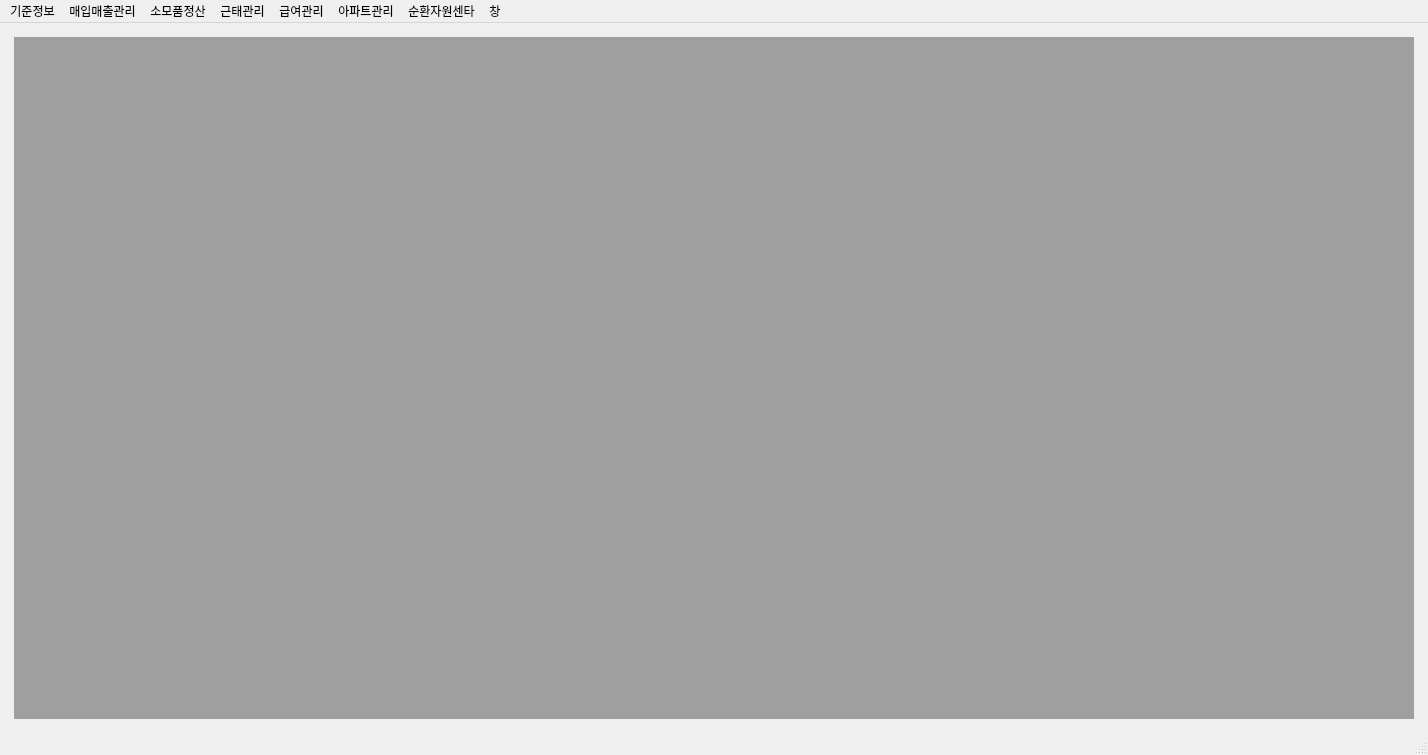
<?xml version="1.0" encoding="UTF-8"?>
<ui version="4.0">
 <class>MainWindow</class>
 <widget class="QMainWindow" name="MainWindow">
  <property name="geometry">
   <rect>
    <x>0</x>
    <y>0</y>
    <width>1428</width>
    <height>755</height>
   </rect>
  </property>
  <property name="sizePolicy">
   <sizepolicy hsizetype="Expanding" vsizetype="Expanding">
    <horstretch>0</horstretch>
    <verstretch>0</verstretch>
   </sizepolicy>
  </property>
  <property name="windowTitle">
   <string>매입 매출 마스터 관리</string>
  </property>
  <widget class="QWidget" name="centralwidget">
   <layout class="QGridLayout" name="gridLayout_2">
    <item row="0" column="0">
     <layout class="QGridLayout" name="gridLayout">
      <property name="leftMargin">
       <number>5</number>
      </property>
      <property name="topMargin">
       <number>5</number>
      </property>
      <property name="rightMargin">
       <number>5</number>
      </property>
      <property name="bottomMargin">
       <number>5</number>
      </property>
      <item row="0" column="0">
       <widget class="QMdiArea" name="mdiArea"/>
      </item>
     </layout>
    </item>
   </layout>
  </widget>
  <widget class="QMenuBar" name="menubar">
   <property name="geometry">
    <rect>
     <x>0</x>
     <y>0</y>
     <width>1428</width>
     <height>21</height>
    </rect>
   </property>
   <widget class="QMenu" name="menu_basic_info">
    <property name="title">
     <string>기준정보</string>
    </property>
    <widget class="QMenu" name="menu_basic_info_cars">
     <property name="title">
      <string>차량관리</string>
     </property>
     <addaction name="sel_employeecar"/>
     <addaction name="sel_customercar"/>
     <addaction name="sel_delivery"/>
    </widget>
    <widget class="QMenu" name="menu_basic_info_arap">
     <property name="title">
      <string>매입매출</string>
     </property>
     <widget class="QMenu" name="menu_basic_info_items">
      <property name="title">
       <string>품목관리</string>
      </property>
      <addaction name="sel_ap_product"/>
      <addaction name="sel_nr_salesitem"/>
     </widget>
     <widget class="QMenu" name="menu_basic_info_price">
      <property name="title">
       <string>단가관리</string>
      </property>
      <addaction name="sel_ap_cost"/>
      <addaction name="sel_nr_salesprice"/>
     </widget>
     <addaction name="menu_basic_info_items"/>
     <addaction name="menu_basic_info_price"/>
    </widget>
    <widget class="QMenu" name="menu_basic_info_cuonsumabels">
     <property name="title">
      <string>소모품</string>
     </property>
     <widget class="QMenu" name="menu_basic_info_consumables_unitprice">
      <property name="title">
       <string>단가관리</string>
      </property>
      <addaction name="sel_consumable_inprice"/>
      <addaction name="sel_consumable_outprice"/>
     </widget>
     <addaction name="sel_consumable_product"/>
     <addaction name="menu_basic_info_consumables_unitprice"/>
     <addaction name="sel_conversion"/>
    </widget>
    <widget class="QMenu" name="menu_basic_info_apt">
     <property name="title">
      <string>아파트관리</string>
     </property>
     <addaction name="sel_apt_master"/>
     <addaction name="sel_apt_contact"/>
     <addaction name="sel_apt_address"/>
     <addaction name="sel_apt_bankaccno"/>
    </widget>
    <widget class="QMenu" name="menu_basic_info_employee">
     <property name="title">
      <string>직원관리</string>
     </property>
     <widget class="QMenu" name="menu_3">
      <property name="title">
       <string>기준정보</string>
      </property>
      <addaction name="sel_employee"/>
      <addaction name="sel_phoneno"/>
      <addaction name="sel_regno"/>
      <addaction name="sel_address"/>
      <addaction name="sel_bankaccno"/>
     </widget>
     <addaction name="menu_3"/>
     <addaction name="sel_salary_employeeinfo"/>
     <addaction name="sel_gpaiinfo"/>
    </widget>
    <widget class="QMenu" name="menu_4">
     <property name="title">
      <string>거래처관리</string>
     </property>
     <addaction name="sel_customer"/>
     <addaction name="sel_cusphoneno"/>
     <addaction name="sel_cuscorpno"/>
     <addaction name="sel_customeraddress"/>
     <addaction name="sel_customerbkaccno"/>
    </widget>
    <addaction name="menu_basic_info_employee"/>
    <addaction name="menu_4"/>
    <addaction name="separator"/>
    <addaction name="menu_basic_info_cars"/>
    <addaction name="separator"/>
    <addaction name="menu_basic_info_arap"/>
    <addaction name="separator"/>
    <addaction name="menu_basic_info_cuonsumabels"/>
    <addaction name="separator"/>
    <addaction name="menu_basic_info_apt"/>
    <addaction name="separator"/>
    <addaction name="DB_update"/>
   </widget>
   <widget class="QMenu" name="menu_window">
    <property name="title">
     <string>창</string>
    </property>
    <addaction name="action_cascade"/>
   </widget>
   <widget class="QMenu" name="menu_arap">
    <property name="title">
     <string>매입매출관리</string>
    </property>
    <widget class="QMenu" name="menu_arap_receivables">
     <property name="title">
      <string>매출입력</string>
     </property>
     <addaction name="sel_arfileopen"/>
     <addaction name="sel_artoap"/>
     <addaction name="sel_arclosing"/>
    </widget>
    <widget class="QMenu" name="menu_arap_payables">
     <property name="title">
      <string>매입입력</string>
     </property>
     <addaction name="sel_apfileopen"/>
     <addaction name="sel_apslip"/>
     <addaction name="sel_apcheckttl"/>
     <addaction name="sel_apcheck"/>
    </widget>
    <addaction name="menu_arap_receivables"/>
    <addaction name="separator"/>
    <addaction name="menu_arap_payables"/>
   </widget>
   <widget class="QMenu" name="menu_consumables">
    <property name="title">
     <string>소모품정산</string>
    </property>
    <widget class="QMenu" name="menu_consumables_management">
     <property name="title">
      <string>소모품관리</string>
     </property>
     <widget class="QMenu" name="menu_consumables_closing">
      <property name="title">
       <string>마감관리</string>
      </property>
      <addaction name="sel_closing_receipt"/>
      <addaction name="sel_closing_sales"/>
     </widget>
     <addaction name="sel_consumable_receipt"/>
     <addaction name="sel_consumable_sales"/>
     <addaction name="sel_consumable_inventory"/>
     <addaction name="menu_consumables_closing"/>
    </widget>
    <addaction name="menu_consumables_management"/>
   </widget>
   <widget class="QMenu" name="menu_salary">
    <property name="title">
     <string>급여관리</string>
    </property>
    <widget class="QMenu" name="menu_cal_salary">
     <property name="title">
      <string>급여모의계산</string>
     </property>
     <addaction name="sel_salary_outh_basic"/>
     <addaction name="sel_salary_inh_basic"/>
    </widget>
    <widget class="QMenu" name="menu_cal_ot">
     <property name="title">
      <string>특근시간계산</string>
     </property>
     <addaction name="sel_salary_outh_ot"/>
     <addaction name="sel_salary_inh_ot"/>
    </widget>
    <widget class="QMenu" name="menu_5">
     <property name="title">
      <string>월별지급금액산정</string>
     </property>
     <widget class="QMenu" name="menu_6">
      <property name="title">
       <string>물품대</string>
      </property>
      <widget class="QMenu" name="menu_7">
       <property name="title">
        <string>지원금정산</string>
       </property>
       <widget class="QMenu" name="menu_9">
        <property name="title">
         <string>아파트</string>
        </property>
        <addaction name="sel_supportaptinfo"/>
        <addaction name="sel_supportaptgen"/>
        <addaction name="sel_supportaptview"/>
       </widget>
       <widget class="QMenu" name="menu_10">
        <property name="title">
         <string>기타</string>
        </property>
        <addaction name="action_23"/>
        <addaction name="action_24"/>
        <addaction name="action_25"/>
       </widget>
       <addaction name="menu_9"/>
       <addaction name="menu_10"/>
      </widget>
      <widget class="QMenu" name="menu_8">
       <property name="title">
        <string>물품대정산</string>
       </property>
       <addaction name="sel_genbkaccproduct"/>
       <addaction name="sel_paymentproduct"/>
       <addaction name="sel_genbkacccheck"/>
      </widget>
      <widget class="QMenu" name="menu_11">
       <property name="title">
        <string>상해보험정산</string>
       </property>
       <addaction name="sel_gpaigen"/>
       <addaction name="sel_gpaiview"/>
      </widget>
      <widget class="QMenu" name="menu_12">
       <property name="title">
        <string>주유대정산</string>
       </property>
       <addaction name="sel_oilusage"/>
       <addaction name="sel_oilusageclosing"/>
       <addaction name="sel_oilusagecom"/>
       <addaction name="sel_oilusageemp"/>
      </widget>
      <widget class="QMenu" name="menu_13">
       <property name="title">
        <string>아파트관련 공제금정산</string>
       </property>
       <widget class="QMenu" name="menu_14">
        <property name="title">
         <string>아파트</string>
        </property>
        <addaction name="action_28"/>
        <addaction name="action_30"/>
        <addaction name="action_31"/>
       </widget>
       <widget class="QMenu" name="menu_15">
        <property name="title">
         <string>기타</string>
        </property>
        <addaction name="action_32"/>
        <addaction name="action_34"/>
        <addaction name="action_35"/>
       </widget>
       <addaction name="menu_14"/>
       <addaction name="menu_15"/>
      </widget>
      <widget class="QMenu" name="menu_16">
       <property name="title">
        <string>식대정산</string>
       </property>
       <addaction name="action_36"/>
       <addaction name="action_38"/>
       <addaction name="action_39"/>
       <addaction name="action_40"/>
      </widget>
      <widget class="QMenu" name="menu_17">
       <property name="title">
        <string>소모품정산</string>
       </property>
       <addaction name="action_42"/>
       <addaction name="action_43"/>
       <addaction name="action_54"/>
      </widget>
      <widget class="QMenu" name="menu_18">
       <property name="title">
        <string>기타정산</string>
       </property>
       <addaction name="action_55"/>
       <addaction name="action_56"/>
       <addaction name="action_57"/>
      </widget>
      <addaction name="menu_8"/>
      <addaction name="menu_7"/>
      <addaction name="menu_11"/>
      <addaction name="menu_12"/>
      <addaction name="menu_13"/>
      <addaction name="menu_16"/>
      <addaction name="menu_17"/>
      <addaction name="menu_18"/>
     </widget>
     <addaction name="menu_6"/>
     <addaction name="action_12"/>
    </widget>
    <addaction name="sel_salary_calmaster"/>
    <addaction name="separator"/>
    <addaction name="menu_cal_ot"/>
    <addaction name="menu_cal_salary"/>
    <addaction name="separator"/>
    <addaction name="sel_salary_pension"/>
    <addaction name="separator"/>
    <addaction name="sel_advancepay"/>
    <addaction name="separator"/>
    <addaction name="menu_5"/>
    <addaction name="separator"/>
    <addaction name="sel_salary_annalleave"/>
    <addaction name="separator"/>
    <addaction name="sel_salary_retirementpay"/>
   </widget>
   <widget class="QMenu" name="menu_aptmanagement">
    <property name="title">
     <string>아파트관리</string>
    </property>
    <widget class="QMenu" name="menu_aptmanagement_contract">
     <property name="title">
      <string>계약관리</string>
     </property>
     <widget class="QMenu" name="menu_2">
      <property name="title">
       <string>헌옷</string>
      </property>
      <addaction name="sel_aptcloth_btb"/>
      <addaction name="action_7"/>
     </widget>
     <addaction name="sel_apt_contract"/>
     <addaction name="sel_apt_contractpic"/>
     <addaction name="sel_apt_report"/>
     <addaction name="menu_2"/>
    </widget>
    <widget class="QMenu" name="menu_aptmanagement_quotations">
     <property name="title">
      <string>견적관리</string>
     </property>
     <addaction name="action_14"/>
     <addaction name="action_15"/>
     <addaction name="action_16"/>
     <addaction name="action_17"/>
     <addaction name="action_18"/>
     <addaction name="action_19"/>
     <addaction name="action_20"/>
     <addaction name="action_21"/>
    </widget>
    <addaction name="menu_aptmanagement_contract"/>
    <addaction name="menu_aptmanagement_quotations"/>
    <addaction name="action_8"/>
    <addaction name="action_10"/>
    <addaction name="action"/>
   </widget>
   <widget class="QMenu" name="menu_recycling">
    <property name="title">
     <string>순환자원센타</string>
    </property>
    <addaction name="sel_reinfo"/>
   </widget>
   <widget class="QMenu" name="menu">
    <property name="title">
     <string>근태관리</string>
    </property>
    <addaction name="sel_absenteeism"/>
    <addaction name="action_3"/>
   </widget>
   <addaction name="menu_basic_info"/>
   <addaction name="menu_arap"/>
   <addaction name="menu_consumables"/>
   <addaction name="menu"/>
   <addaction name="menu_salary"/>
   <addaction name="menu_aptmanagement"/>
   <addaction name="menu_recycling"/>
   <addaction name="menu_window"/>
  </widget>
  <widget class="QStatusBar" name="statusbar"/>
  <action name="sel_nr_salesitem">
   <property name="text">
    <string>매출품목관리</string>
   </property>
  </action>
  <action name="action_cascade">
   <property name="text">
    <string>정렬하기</string>
   </property>
  </action>
  <action name="sel_customercar">
   <property name="text">
    <string>거래처차량관리</string>
   </property>
  </action>
  <action name="sel_employeecar">
   <property name="text">
    <string>직원차량관리</string>
   </property>
  </action>
  <action name="sel_delivery">
   <property name="text">
    <string>하역방법</string>
   </property>
  </action>
  <action name="sel_nr_salesprice">
   <property name="text">
    <string>매출단가관리</string>
   </property>
  </action>
  <action name="sel_ap_product">
   <property name="text">
    <string>매입품목관리</string>
   </property>
  </action>
  <action name="sel_ap_cost">
   <property name="text">
    <string>매입단가관리 </string>
   </property>
  </action>
  <action name="sel_arfileopen">
   <property name="text">
    <string>매출입력시트 열기</string>
   </property>
  </action>
  <action name="sel_artoap">
   <property name="text">
    <string>매출to매입</string>
   </property>
  </action>
  <action name="sel_arclosing">
   <property name="text">
    <string>월결산</string>
   </property>
  </action>
  <action name="sel_apfileopen">
   <property name="text">
    <string>매입입력시트열기</string>
   </property>
  </action>
  <action name="sel_apslip">
   <property name="text">
    <string>매입영수증</string>
   </property>
  </action>
  <action name="sel_apcheckttl">
   <property name="text">
    <string>매입종합</string>
   </property>
  </action>
  <action name="sel_apcheck">
   <property name="text">
    <string>매입보고서</string>
   </property>
  </action>
  <action name="sel_consumable_receipt">
   <property name="text">
    <string>입고관리</string>
   </property>
  </action>
  <action name="sel_consumable_sales">
   <property name="text">
    <string>출고관리</string>
   </property>
  </action>
  <action name="sel_consumable_inventory">
   <property name="text">
    <string>재고관리</string>
   </property>
  </action>
  <action name="sel_closing_receipt">
   <property name="text">
    <string>입고마감</string>
   </property>
  </action>
  <action name="sel_closing_sales">
   <property name="text">
    <string>출고마감</string>
   </property>
  </action>
  <action name="sel_consumable_product">
   <property name="text">
    <string>품목관리</string>
   </property>
  </action>
  <action name="sel_conversion">
   <property name="text">
    <string>단위환산</string>
   </property>
  </action>
  <action name="sel_consumable_inprice">
   <property name="text">
    <string>매입단가관리</string>
   </property>
  </action>
  <action name="sel_consumable_outprice">
   <property name="text">
    <string>매출단가관리</string>
   </property>
  </action>
  <action name="sel_salary_calmaster">
   <property name="text">
    <string>기준달력관리</string>
   </property>
  </action>
  <action name="sel_apt_master">
   <property name="text">
    <string>아파트마스터</string>
   </property>
  </action>
  <action name="sel_apt_contact">
   <property name="text">
    <string>아파트연락처</string>
   </property>
  </action>
  <action name="sel_apt_address">
   <property name="text">
    <string>아파트주소</string>
   </property>
  </action>
  <action name="action_8">
   <property name="text">
    <string>사업실적보고서관리</string>
   </property>
  </action>
  <action name="sel_reinfo">
   <property name="text">
    <string>순환자원마스터</string>
   </property>
  </action>
  <action name="action_10">
   <property name="text">
    <string>클레임관리</string>
   </property>
  </action>
  <action name="sel_apt_contract">
   <property name="text">
    <string>재활용품계약내용</string>
   </property>
  </action>
  <action name="sel_apt_contractpic">
   <property name="text">
    <string>담당자</string>
   </property>
  </action>
  <action name="sel_apt_report">
   <property name="text">
    <string>보고서</string>
   </property>
  </action>
  <action name="action_14">
   <property name="text">
    <string>재활용품</string>
   </property>
  </action>
  <action name="action_15">
   <property name="text">
    <string>헌옷</string>
   </property>
  </action>
  <action name="action_16">
   <property name="text">
    <string>기피품목</string>
   </property>
  </action>
  <action name="action_17">
   <property name="text">
    <string>전지목</string>
   </property>
  </action>
  <action name="action_18">
   <property name="text">
    <string>재활용품대</string>
   </property>
  </action>
  <action name="action_19">
   <property name="text">
    <string>재활용품망</string>
   </property>
  </action>
  <action name="action_20">
   <property name="text">
    <string>기타</string>
   </property>
  </action>
  <action name="action_21">
   <property name="text">
    <string>산출내역서</string>
   </property>
  </action>
  <action name="DB_update">
   <property name="text">
    <string>DB업데이트하기</string>
   </property>
  </action>
  <action name="action">
   <property name="text">
    <string>입찰관리</string>
   </property>
  </action>
  <action name="sel_salary_employeeinfo">
   <property name="text">
    <string>4대보험정보</string>
   </property>
  </action>
  <action name="sel_salary_outh_basic">
   <property name="text">
    <string>외근직</string>
   </property>
  </action>
  <action name="sel_salary_inh_basic">
   <property name="text">
    <string>내근직</string>
   </property>
  </action>
  <action name="sel_salary_pension">
   <property name="text">
    <string>4대보험관리</string>
   </property>
  </action>
  <action name="sel_advancepay">
   <property name="text">
    <string>가불금관리</string>
   </property>
  </action>
  <action name="sel_salary_annalleave">
   <property name="text">
    <string>연차관리</string>
   </property>
  </action>
  <action name="sel_salary_retirementpay">
   <property name="text">
    <string>퇴직금관리</string>
   </property>
  </action>
  <action name="sel_salary_outh_ot">
   <property name="text">
    <string>외근직</string>
   </property>
  </action>
  <action name="sel_salary_inh_ot">
   <property name="text">
    <string>내근직</string>
   </property>
  </action>
  <action name="sel_absenteeism">
   <property name="text">
    <string>근태입력하기</string>
   </property>
  </action>
  <action name="action_3">
   <property name="text">
    <string>월근태결산</string>
   </property>
  </action>
  <action name="action_4">
   <property name="text">
    <string>재활용품</string>
   </property>
  </action>
  <action name="sel_aptcloth_btb">
   <property name="text">
    <string>수거업체</string>
   </property>
  </action>
  <action name="action_7">
   <property name="text">
    <string>아파트</string>
   </property>
  </action>
  <action name="action_2">
   <property name="text">
    <string>전화번호</string>
   </property>
  </action>
  <action name="action_5">
   <property name="text">
    <string>주민등록번호</string>
   </property>
  </action>
  <action name="action_6">
   <property name="text">
    <string>주소</string>
   </property>
  </action>
  <action name="action_9">
   <property name="text">
    <string>계좌번호</string>
   </property>
  </action>
  <action name="sel_employee">
   <property name="text">
    <string>기본정보</string>
   </property>
  </action>
  <action name="sel_phoneno">
   <property name="text">
    <string>전화번호</string>
   </property>
  </action>
  <action name="sel_regno">
   <property name="text">
    <string>주민등록번호</string>
   </property>
  </action>
  <action name="sel_address">
   <property name="text">
    <string>주소</string>
   </property>
  </action>
  <action name="sel_bankaccno">
   <property name="text">
    <string>계좌번호</string>
   </property>
  </action>
  <action name="sel_customer">
   <property name="text">
    <string>기본정보</string>
   </property>
  </action>
  <action name="sel_cusphoneno">
   <property name="text">
    <string>연락처</string>
   </property>
  </action>
  <action name="sel_cuscorpno">
   <property name="text">
    <string>사업자등록번호</string>
   </property>
  </action>
  <action name="sel_customeraddress">
   <property name="text">
    <string>거래처주소</string>
   </property>
  </action>
  <action name="sel_customerbkaccno">
   <property name="text">
    <string>거래처계좌번호</string>
   </property>
  </action>
  <action name="sel_apt_bankaccno">
   <property name="text">
    <string>아파트계좌번호</string>
   </property>
  </action>
  <action name="action_12">
   <property name="text">
    <string>아파트</string>
   </property>
  </action>
  <action name="sel_gpaiinfo">
   <property name="text">
    <string>상해보험 정보</string>
   </property>
  </action>
  <action name="sel_genbkaccproduct">
   <property name="text">
    <string>물품대 정산용 계좌 생성</string>
   </property>
  </action>
  <action name="sel_paymentproduct">
   <property name="text">
    <string>물품대 내역 생성</string>
   </property>
  </action>
  <action name="sel_genbkacccheck">
   <property name="text">
    <string>물품대 계좌 및 내역 확인</string>
   </property>
  </action>
  <action name="sel_supportaptinfo">
   <property name="text">
    <string>아파트지원금내역</string>
   </property>
  </action>
  <action name="sel_supportaptgen">
   <property name="text">
    <string>월별아파트지원금생성</string>
   </property>
  </action>
  <action name="sel_supportaptview">
   <property name="text">
    <string>월별아파트지원금확인</string>
   </property>
  </action>
  <action name="action_23">
   <property name="text">
    <string>기타지원금내역</string>
   </property>
  </action>
  <action name="action_24">
   <property name="text">
    <string>월별기타지원금생성</string>
   </property>
  </action>
  <action name="action_25">
   <property name="text">
    <string>월별기타지원금확인</string>
   </property>
  </action>
  <action name="sel_gpaigen">
   <property name="text">
    <string>상해보험 자료 생성</string>
   </property>
  </action>
  <action name="sel_gpaiview">
   <property name="text">
    <string>상해보험 자료 확인</string>
   </property>
  </action>
  <action name="sel_oilusage">
   <property name="text">
    <string>주유대내역보기</string>
   </property>
  </action>
  <action name="sel_oilusageclosing">
   <property name="text">
    <string>주유대마감자료생성</string>
   </property>
  </action>
  <action name="sel_oilusagecom">
   <property name="text">
    <string>주유소정산내역보기</string>
   </property>
  </action>
  <action name="sel_oilusageemp">
   <property name="text">
    <string>직원정산내역보기</string>
   </property>
  </action>
  <action name="action_28">
   <property name="text">
    <string>아파트공제내역</string>
   </property>
  </action>
  <action name="action_30">
   <property name="text">
    <string>월별아파트공제내역생성</string>
   </property>
  </action>
  <action name="action_31">
   <property name="text">
    <string>월별아파트공제내역보기</string>
   </property>
  </action>
  <action name="action_32">
   <property name="text">
    <string>아파트기타공제내역</string>
   </property>
  </action>
  <action name="action_34">
   <property name="text">
    <string>월별아파트기타공제내역생성</string>
   </property>
  </action>
  <action name="action_35">
   <property name="text">
    <string>월별아파트기타공제내역보기</string>
   </property>
  </action>
  <action name="action_36">
   <property name="text">
    <string>식대내역보기</string>
   </property>
  </action>
  <action name="action_38">
   <property name="text">
    <string>식대마감자료생성</string>
   </property>
  </action>
  <action name="action_39">
   <property name="text">
    <string>식당정산내역보기</string>
   </property>
  </action>
  <action name="action_40">
   <property name="text">
    <string>직원식대내역보기</string>
   </property>
  </action>
  <action name="action_42">
   <property name="text">
    <string>소모품공제내역보기</string>
   </property>
  </action>
  <action name="action_43">
   <property name="text">
    <string>월별소모품공제내역생성</string>
   </property>
  </action>
  <action name="action_54">
   <property name="text">
    <string>월별소모품공제내역보기</string>
   </property>
  </action>
  <action name="action_55">
   <property name="text">
    <string>기타공제내역</string>
   </property>
  </action>
  <action name="action_56">
   <property name="text">
    <string>월별기타공제내역생성</string>
   </property>
  </action>
  <action name="action_57">
   <property name="text">
    <string>월별기타공제내역보기</string>
   </property>
  </action>
 </widget>
 <resources/>
 <connections/>
</ui>
